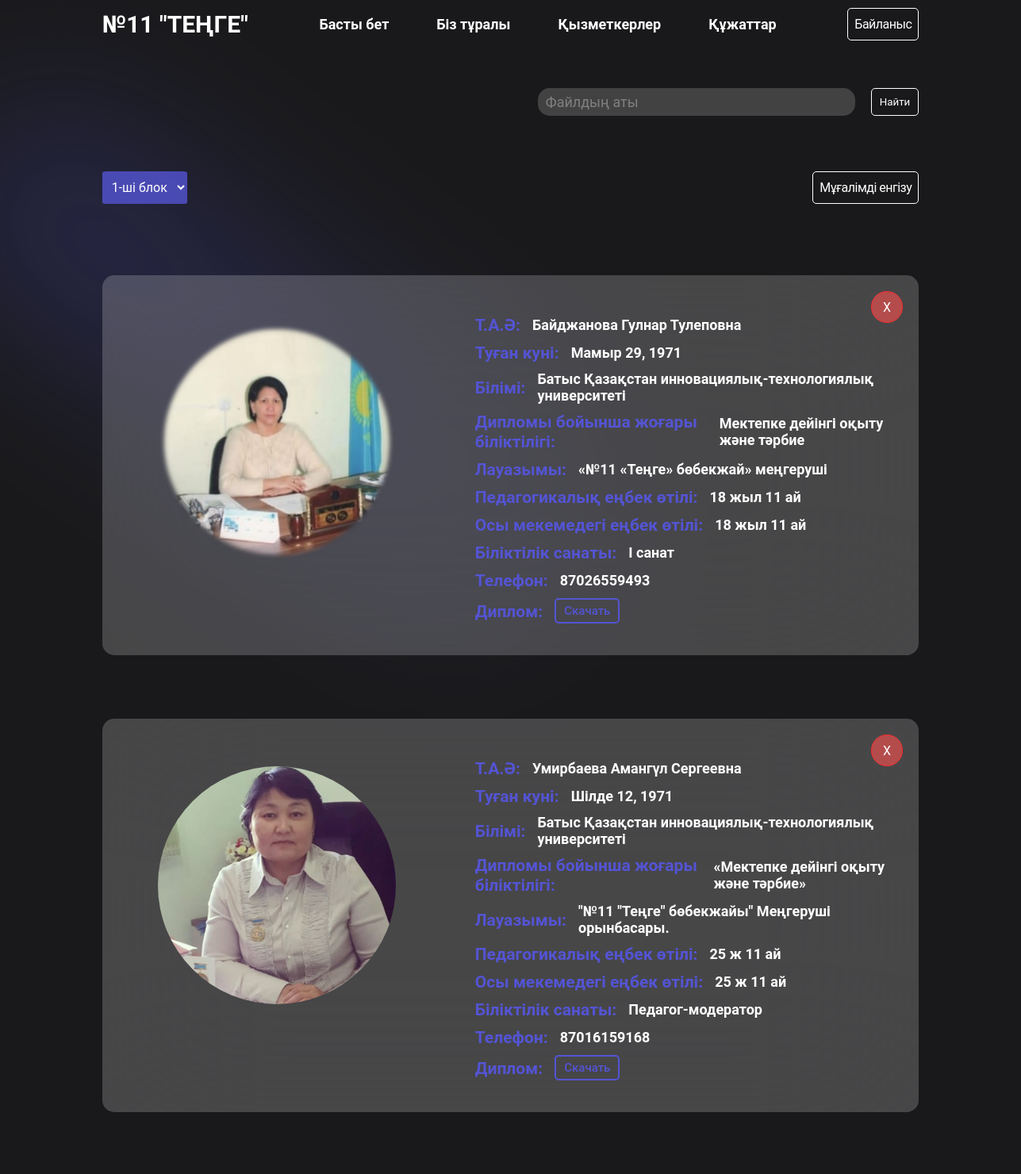
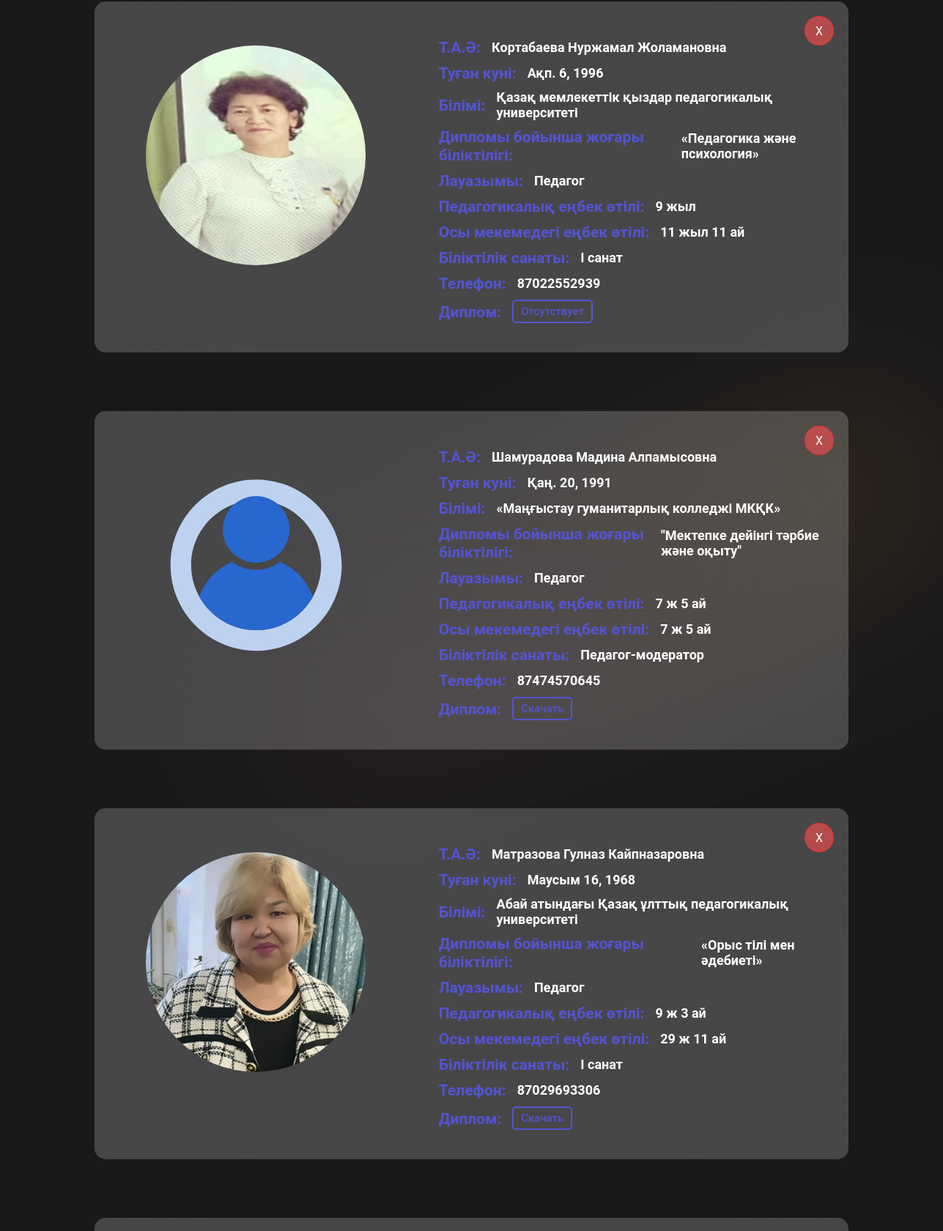
/teachers/ (signed in, upper part), run on the app's committed database (2 pictures, top to bottom).
### app/models.py (models this page shows, shortened)
class Teacher(models.Model):
    first_name = models.CharField(max_length=255)
    last_name = models.CharField(max_length=255)
    middle_name = models.CharField(max_length=255, null=True, blank=True)
    birth_date = models.DateField()
    education = models.CharField(max_length=1000)
    diploma = models.FileField(upload_to='diplomas/', null=True, blank=True)
    qualification = models.CharField(max_length=255)
    position = models.CharField(max_length=255)
    experience = models.CharField(max_length=255)
    overall_experience = models.CharField(max_length=255)
    category = models.CharField(max_length=255)
    phone_number = models.CharField(max_length=12)
    image = models.ImageField(upload_to='avatars/', null=True, blank=True)
    block = models.CharField(max_length=10, choices=block_choices)

### app/views.py (the view)
# urls.py: path('teachers/', Staff.as_view(), name='teachers'),
class Staff(generic.ListView):
    model = Teacher
    template_name = 'teacher.html'
    context_object_name = 'teachers'
    paginate_by = 10
    def get_queryset(self):
        queryset = Teacher.objects.all()
        block = self.request.GET.get('block')
        if block:
            queryset = queryset.filter(block=str(block))
        else:
            queryset = queryset.filter(block='1')
        return queryset

### templates/teacher.html (shortened to what this page needs)
{% extends 'base.html' %}
{% block content%}
<div style="display: flex; justify-content: space-between; align-items: center;">
  <select name="block" id="block" class="custom-select">
    <option value="1" {% if request.GET.block == "1" %}selected{% endif %}>1-ші блок</option>
  </select>
  {% if request.user.is_authenticated %}
    <a href="{% url 'сreate_teacher' %}" class="contact">
      Мұғалімді енгізу
    </a>
  {% endif %}
</div>
{% for teacher in teachers %}
<div class="card">
  <div class="image">
    {% if teacher.image %}
    <img class="teacher_image" src="{{ teacher.image.url }}" alt="">
    {% else %}
    <img class="teacher_image" src="../media/avatars/user-244.svg" alt="">
    {% endif %}
  </div>
  <div class="info">
    <span>
      {% if request.user.is_authenticated %}
      <a href="{% url 'delete_teacher' teacher.id %}" class="delete">X</a>
      {% endif %}
    </span>
    <span>
      <h3>Т.А.Ә:</h3>
      <h4>{{ teacher.last_name }} {{ teacher.first_name }} {% if teacher.middle_name %} {{ teacher.middle_name }} {% endif %}</h4>
    </span>
    <span>
      <h3>Туған куні:</h3>
      <h4>{{ teacher.birth_date }}</h4>
    </span>
    <span>
      <h3>Білімі: </h3>
      <h4>{{ teacher.education }}</h4>
    </span>
    <span>
      <h3>Дипломы бойынша жоғары біліктілігі:</h3>
      <h4>{{ teacher.qualification }}</h4>
    </span>
    <span>
      <h3>Лауазымы:</h3>
      <h4>{{ teacher.position }}</h4>
    </span>
    <span>
      <h3>Педагогикалық еңбек өтілі:</h3>
      <h4>{{ teacher.experience }}</h4>
    </span>
    <span>
      <h3>Осы мекемедегі еңбек өтілі:</h3>
      <h4>{{ teacher.overall_experience }}</h4>
    </span>
    <span>
      <h3>Біліктілік санаты:</h3>
      <h4>{{ teacher.category }}</h4>
    </span>
    <span>
      <h3>Телефон:</h3>
      <h4>{{ teacher.phone_number }}</h4>
    </span>
    <span>
      <h3>Диплом:</h3>
      {% if teacher.diploma %}
      <a href="{{ teacher.diploma.url }}" download> <button>Скачать</button></a>
      {% else %}
      <a href="#" download> <button disabled>Отсутствует</button></a>
      {% endif %}
    </span>
  </div>
</div>
{% endfor %}
{% endblock %}

### static/style.css (style rules this page uses)
* { margin: 0; padding: 0; box-sizing: border-box; font-family: "Roboto", sans-serif; }
html { scroll-behavior: smooth; }
body { display: flex; flex-direction: column; height: 100vh; background: #19191b; color: #fff; overflow-x: hidden; }
.contact { display: block; width: fit-content; color: #fff; text-align: center; font-size: 16px; font-style: normal; font-weight: 400; line-height: normal; letter-spacing: -0.5px; border-radius: 5px; border: 1px solid #fff; backdrop-filter: blur(1px); text-decoration: none; padding: 10px 8px; transition: all; }
.card button { margin: 0; padding: 5px 10px; color: #5454d4; background: none; border-radius: 5px; font-weight: 500; font-size: 15px; border: 2px solid #5454d4; cursor: pointer; }
.custom-select { color: #fff; outline: none; border: none; background-color: #5454d4cc; padding: 10px 8px; border-radius: 5%; font-size: 16px; cursor: pointer; margin: 10px 0; }
.custom-select > option { background-color: #5454d4cc; }
.card { padding: 40px 10px; background: rgba(255,255,255,0.2); border-radius: 15px; display: flex; justify-content: space-around; margin: 80px 0; backdrop-filter: blur(100px); gap: clamp(50px, 100px, 100px); }
.card > .info { z-index: 3; flex: 1; }
.info { display: flex; flex-direction: column; gap: 10px; }
.info span { display: flex; font-size: 18px; align-items: center; font-weight: 400; gap:15px; }
.card .image { padding: 20px 0 20px 60px; }
.card h3 { color: #5454d4; }
.teacher_image { height: 300px; width: 300px; border-radius: 50%; }
.confirm, .delete { display: block; width: fit-content; text-align: center; font-size: 16px; font-style: normal; font-weight: 400; line-height: normal; letter-spacing: -0.5px; border-radius: 5px; border: 1px solid #fff; backdrop-filter: blur(1px); text-decoration: none; padding: 10px 8px; transition: all; margin: 20px 0; border: 1px solid #ff2727; background-color: #ff2727; color: white; }
.delete { display: block; position: absolute; background-color: #d14242b8; right: 2%; height: 40px; width: 40px; border-radius: 50%; }

### data on the page
Teacher: image (picture), shows "X", last_name "Байджанова", first_name "Гулнар", middle_name "Тулеповна", birth_date "Мамыр 29, 1971", education "Батыс Қазақстан инновациялық-технологиялық университеті", qualification "Мектепке дейінгі оқыту және тәрбие", position "«№11 «Теңге» бөбекжай» меңгеруші", experience "18 жыл 11 ай", overall_experience "18 жыл 11 ай", category "І санат", phone_number "87026559493"
Teacher: image (picture), shows "X", last_name "Умирбаева", first_name "Амангүл", middle_name "Сергеевна", birth_date "Шілде 12, 1971", education "Батыс Қазақстан инновациялық-технологиялық университеті", qualification "«Мектепке дейінгі оқыту және тәрбие»", position "\"№11 \"Теңге\" бөбекжайы\" Меңгеруші орынбасары.", experience "25 ж 11 ай", overall_experience "25 ж 11 ай", category "Педагог-модератор", phone_number "87016159168"
Teacher: image (picture), shows "X", last_name "Кортабаева", first_name "Нуржамал", middle_name "Жоламановна", birth_date "Ақп. 6, 1996", education "Қазақ мемлекеттік қыздар педагогикалық университеті", qualification "«Педагогика және психология»", position "Педагог", experience "9 жыл", overall_experience "11 жыл 11 ай", category "І санат", phone_number "87022552939", diploma "Отсутствует"
Teacher: shows "X", last_name "Шамурадова", first_name "Мадина", middle_name "Алпамысовна", birth_date "Қаң. 20, 1991", education "«Маңғыстау гуманитарлық колледжі МКҚК»", qualification "\"Мектепке дейінгі тәрбие және оқыту\"", position "Педагог", experience "7 ж 5 ай", overall_experience "7 ж 5 ай", category "Педагог-модератор", phone_number "87474570645"
Teacher: image (picture), shows "X", last_name "Матразова", first_name "Гулназ", middle_name "Кайпназаровна", birth_date "Маусым 16, 1968", education "Абай атындағы Қазақ ұлттық педагогикалық университеті", qualification "«Орыс тілі мен әдебиеті»", position "Педагог", experience "9 ж 3 ай", overall_experience "29 ж 11 ай", category "І санат", phone_number "87029693306"
